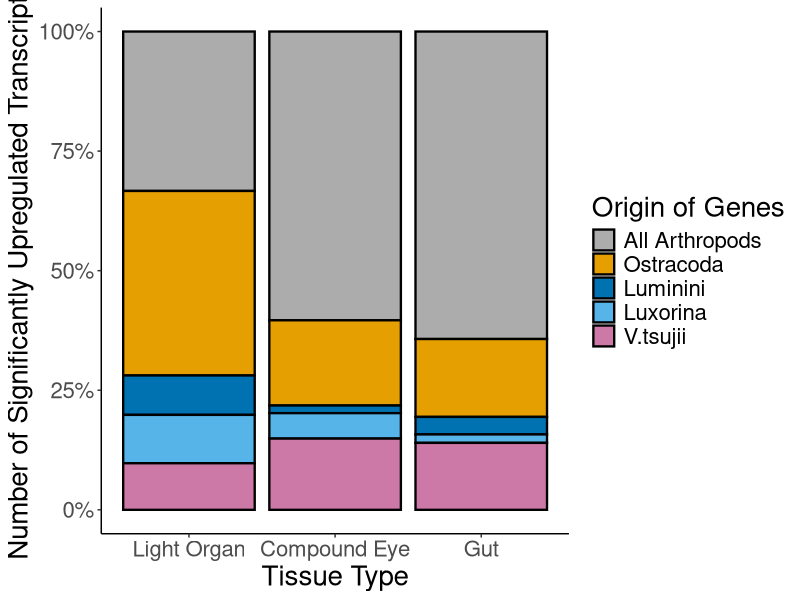
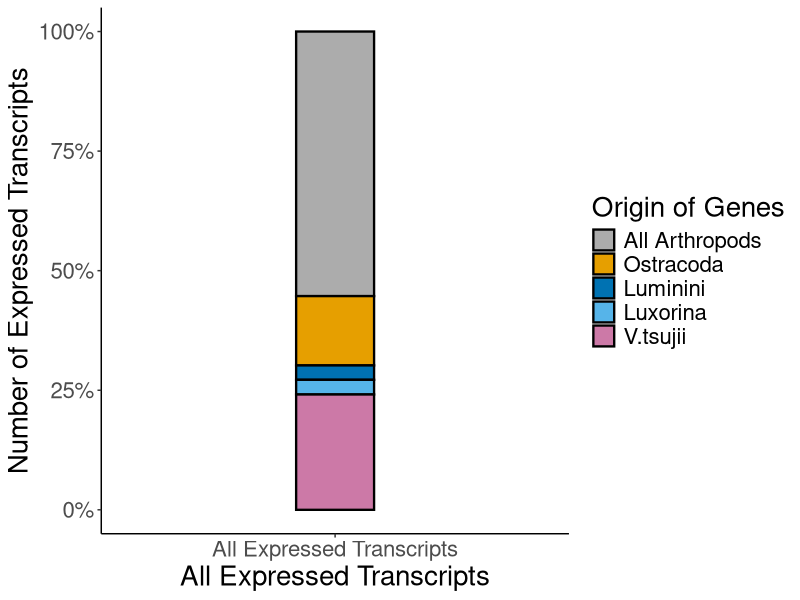
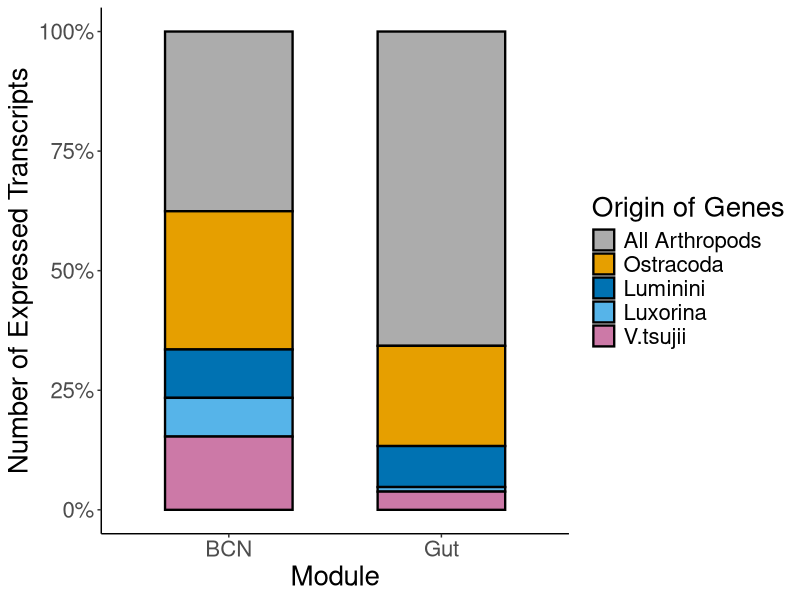

These figures' R source, in order:
#Description: Barplots for downstream analyses of KinFin output for Vargula tsujii. 
#Author: Lisa Yeter Mesrop 
#Goal: Scripts for barplot figures. 

#load libraries 
library(tidyverse) 
library(matrixStats)
library(dplyr)
library(data.table)
library(ggraph) 
library(graphlayouts)
library(igraph)
library(readxl)
library(plyr)


##### barplots for Figure 4 ######

### Vargula tsujiii ###

group_DE <- c( rep("Light Organ" , 5) , rep("Compound Eye" , 5), rep("Gut" , 5))
expressed_transcripts_DE <- c( 89, 103, 22, 27, 26, 227,67, 6, 20, 56, 983, 249, 56, 27, 214)
origin_of_transcripts_DE <- rep(c("All Arthropods", "Ostracoda", "Luminini","Luxorina","V.tsujii" ) , 3)
data_DE <- data.frame(group_DE,origin_of_transcripts_DE,expressed_transcripts_DE)
data_DE$group_DE <- factor(data_DE$group_DE, levels = c("Light Organ", "Compound Eye", "Gut"))


# stacked barplot
data_DE_barplot<- ggplot(data_DE, aes(fill=factor(origin_of_transcripts_DE, levels = c("All Arthropods", "Ostracoda", "Luminini","Luxorina","V.tsujii" )), y=expressed_transcripts_DE, x= group_DE)) + 
  geom_bar(position="fill", stat="identity", color="black", size=.80) +
  scale_y_continuous(labels = scales::percent_format()) +
  scale_fill_manual(values=c( '#acacac', '#E69F00', '#0072b2', '#56B4E9', '#CC79A7')) + #'#009E73' 
  labs(y = "Number of Significantly Upregulated Transcripts", x = "Tissue Type") +
  labs(fill = "Origin of Genes") +
  theme(axis.text = element_text(size = 16)) +
  theme(axis.title = element_text(size = 20))   +
  theme(legend.text = element_text(size = 16))  +           # Legend text
  theme(legend.title = element_text(size = 20))  

data_DE_barplot +theme(panel.grid.major = element_blank(), panel.grid.minor = element_blank(),
                       panel.background = element_blank(), axis.line = element_line(colour = "black"))


### All expressed transcripts in DGE Dataset ###

group_all <- c(rep("All Expressed Transcripts" , 5))
origin_of_transcripts_all <- rep(c("All Arthropods", "Ostracoda", "Luminini","Luxorina","V.tsujii" ) , 1)
expressed_transcripts_all <- c(6455, 1691, 351, 358, 2814)
data_all <- data.frame(group_all,origin_of_transcripts_all,expressed_transcripts_all)

# stacked barplot
data_all_transcripts_barplot <- ggplot(data_all, aes(fill=factor(origin_of_transcripts_all, levels = c("All Arthropods", "Ostracoda", "Luminini","Luxorina","V.tsujii" )), y=expressed_transcripts_all, x=group_all)) + 
  geom_bar(position="fill", stat="identity", color="black", size=0.80, width = .2) +
  scale_fill_manual(values=c('#acacac','#E69F00', '#0072b2','#56B4E9','#CC79A7')) +
  scale_y_continuous(labels = scales::percent_format()) +labs(y = "Number of Expressed Transcripts", x = "All Expressed Transcripts") +
  labs(fill = "Origin of Genes")  +
  theme(axis.text = element_text(size = 16)) +
  theme(axis.title = element_text(size = 20))   +
  theme(legend.text = element_text(size = 16))  +           # Legend text
  theme(legend.title = element_text(size = 20))  


data_all_transcripts_barplot +theme(panel.grid.major = element_blank(), panel.grid.minor = element_blank(),
                                    panel.background = element_blank(), axis.line = element_line(colour = "black"))



### BCN and Gut Network ###


group_BCN <- c(rep("BCN", 5), rep("Gut" , 5))
origin_of_transcripts_BCN <- rep(c("All Arthropods", "Ostracoda", "Luminini","Luxorina","V.tsujii" ) , 2)
expressed_transcripts_BCN <- c(130, 100, 35, 28, 53, 69, 22, 9, 1, 4) 
data_BCN <- data.frame(group_BCN,origin_of_transcripts_BCN,expressed_transcripts_BCN)


# stacked barplot
data_BCN_barplot<- ggplot(data_BCN, aes(fill=factor(origin_of_transcripts_BCN, levels = c("All Arthropods", "Ostracoda", "Luminini","Luxorina","V.tsujii" )), y=expressed_transcripts_BCN, x=group_BCN)) + 
  geom_bar(position="fill", stat="identity", color="black", size=0.80, width = .60) + 
  scale_fill_manual(values=c('#acacac','#E69F00', '#0072b2','#56B4E9','#CC79A7')) +
  scale_y_continuous(labels = scales::percent_format()) +
  labs(y = "Number of Expressed Transcripts", x = "Module") +
  labs(fill = "Origin of Genes") +
  theme(axis.text = element_text(size = 16)) +
  theme(axis.title = element_text(size = 20))   +
  theme(legend.text = element_text(size = 16))  +           # Legend text
  theme(legend.title = element_text(size = 20))  


data_BCN_barplot  +theme(panel.grid.major = element_blank(), panel.grid.minor = element_blank(),
                         panel.background = element_blank(), axis.line = element_line(colour = "black"))



### correct for multiple testing ###
